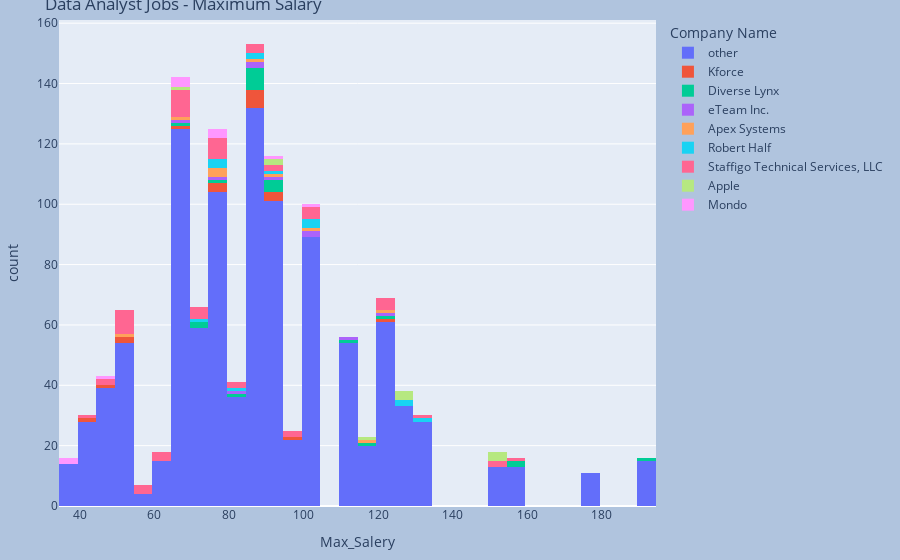

Notebook cell for this chart:
### Code cell
fig=px.histogram(data_frame=df, x="Max_Salery",title="Data Analyst Jobs - Maximum Salary",color="Company Name")

fig.update_layout(
    margin=dict(l=20, r=20, t=20, b=20),
    paper_bgcolor="LightSteelBlue"
    
)

### Figure 1 — Plotly figure (JSON) as saved in the notebook; plotly's stock layout.template omitted (floating-point values rounded to 4 significant figures; data arrays with more than 128 entries replaced by an {"elided": "..."} marker saying what was removed)
{"data": [{"alignmentgroup": "True", "bingroup": "x", "hovertemplate": "Company Name=other<br>Max_Salery=%{x}<br>count=%{y}<extra></extra>", "legendgroup": "other", "marker": {"color": "#636efa", "pattern": {"shape": ""}}, "name": "other", "offsetgroup": "other", "orientation": "v", "showlegend": true, "type": "histogram", "x": {"elided": "1070 int values"}, "xaxis": "x", "yaxis": "y"}, {"alignmentgroup": "True", "bingroup": "x", "hovertemplate": "Company Name=Kforce<br>Max_Salery=%{x}<br>count=%{y}<extra></extra>", "legendgroup": "Kforce", "marker": {"color": "#EF553B", "pattern": {"shape": ""}}, "name": "Kforce", "offsetgroup": "Kforce", "orientation": "v", "showlegend": true, "type": "histogram", "x": [88, 52, 45, 76, 94, 44, 93, 68, 89, 53, 88, 88, 78, 86, 86, 75, 99, 120, 91], "xaxis": "x", "yaxis": "y"}, {"alignmentgroup": "True", "bingroup": "x", "hovertemplate": "Company Name=Diverse Lynx<br>Max_Salery=%{x}<br>count=%{y}<extra></extra>", "legendgroup": "Diverse Lynx", "marker": {"color": "#00cc96", "pattern": {"shape": ""}}, "name": "Diverse Lynx", "offsetgroup": "Diverse Lynx", "orientation": "v", "showlegend": true, "type": "histogram", "x": [88, 76, 88, 90, 90, 74, 82, 94, 94, 113, 68, 89, 88, 190, 116, 72, 86, 159, 159, 120, 86, 86], "xaxis": "x", "yaxis": "y"}, {"alignmentgroup": "True", "bingroup": "x", "hovertemplate": "Company Name=eTeam Inc.<br>Max_Salery=%{x}<br>count=%{y}<extra></extra>", "legendgroup": "eTeam Inc.", "marker": {"color": "#ab63fa", "pattern": {"shape": ""}}, "name": "eTeam Inc.", "offsetgroup": "eTeam Inc.", "orientation": "v", "showlegend": true, "type": "histogram", "x": [88, 114, 123, 68, 82, 88, 93, 75, 101, 101], "xaxis": "x", "yaxis": "y"}, {"alignmentgroup": "True", "bingroup": "x", "hovertemplate": "Company Name=Apex Systems<br>Max_Salery=%{x}<br>count=%{y}<extra></extra>", "legendgroup": "Apex Systems", "marker": {"color": "#FFA15A", "pattern": {"shape": ""}}, "name": "Apex Systems", "offsetgroup": "Apex Systems", "orientation": "v", "showlegend": true, "type": "histogram", "x": [87, 78, 53, 78, 93, 116, 75, 120, 67, 100], "xaxis": "x", "yaxis": "y"}, {"alignmentgroup": "True", "bingroup": "x", "hovertemplate": "Company Name=Robert Half<br>Max_Salery=%{x}<br>count=%{y}<extra></extra>", "legendgroup": "Robert Half", "marker": {"color": "#19d3f3", "pattern": {"shape": ""}}, "name": "Robert Half", "offsetgroup": "Robert Half", "orientation": "v", "showlegend": true, "type": "histogram", "x": [87, 132, 81, 103, 103, 103, 129, 76, 94, 78, 127, 76, 72, 86], "xaxis": "x", "yaxis": "y"}, {"alignmentgroup": "True", "bingroup": "x", "hovertemplate": "Company Name=Staffigo Technical Services, LLC<br>Max_Salery=%{x}<br>count=%{y}<extra></extra>", "legendgroup": "Staffigo Technical Services, LLC", "marker": {"color": "#FF6692", "pattern": {"shape": ""}}, "name": "Staffigo Technical Services, LLC", "offsetgroup": "Staffigo Technical Services, LLC", "orientation": "v", "showlegend": true, "type": "histogram", "x": [85, 78, 132, 96, 69, 69, 69, 54, 54, 54, 54, 103, 70, 45, 82, 82, 76, 76, 78, 68, 93, 68, 122, 122, 124, 48, 53, 151, 151, 93, 76, 76, 42, 72, 72, 72, 52, 52, 52, 86, 75, 99, 159, 120, 86, 61, 61, 61, 67, 67, 101, 56, 56, 56, 67, 67, 100, 100], "xaxis": "x", "yaxis": "y"}, {"alignmentgroup": "True", "bingroup": "x", "hovertemplate": "Company Name=Apple<br>Max_Salery=%{x}<br>count=%{y}<extra></extra>", "legendgroup": "Apple", "marker": {"color": "#B6E880", "pattern": {"shape": ""}}, "name": "Apple", "offsetgroup": "Apple", "orientation": "v", "showlegend": true, "type": "histogram", "x": [66, 151, 151, 151, 127, 127, 127, 93, 93, 116], "xaxis": "x", "yaxis": "y"}, {"alignmentgroup": "True", "bingroup": "x", "hovertemplate": "Company Name=Mondo<br>Max_Salery=%{x}<br>count=%{y}<extra></extra>", "legendgroup": "Mondo", "marker": {"color": "#FF97FF", "pattern": {"shape": ""}}, "name": "Mondo", "offsetgroup": "Mondo", "orientation": "v", "showlegend": true, "type": "histogram", "x": [66, 92, 38, 38, 102, 78, 78, 78, 68, 68, 48], "xaxis": "x", "yaxis": "y"}], "layout": {"barmode": "relative", "legend": {"title": {"text": "Company Name"}, "tracegroupgap": 0}, "margin": {"b": 20, "l": 20, "r": 20, "t": 20}, "paper_bgcolor": "LightSteelBlue", "title": {"text": "Data Analyst Jobs - Maximum Salary"}, "xaxis": {"anchor": "y", "domain": [0, 1], "title": {"text": "Max_Salery"}}, "yaxis": {"anchor": "x", "domain": [0, 1], "title": {"text": "count"}}}}
